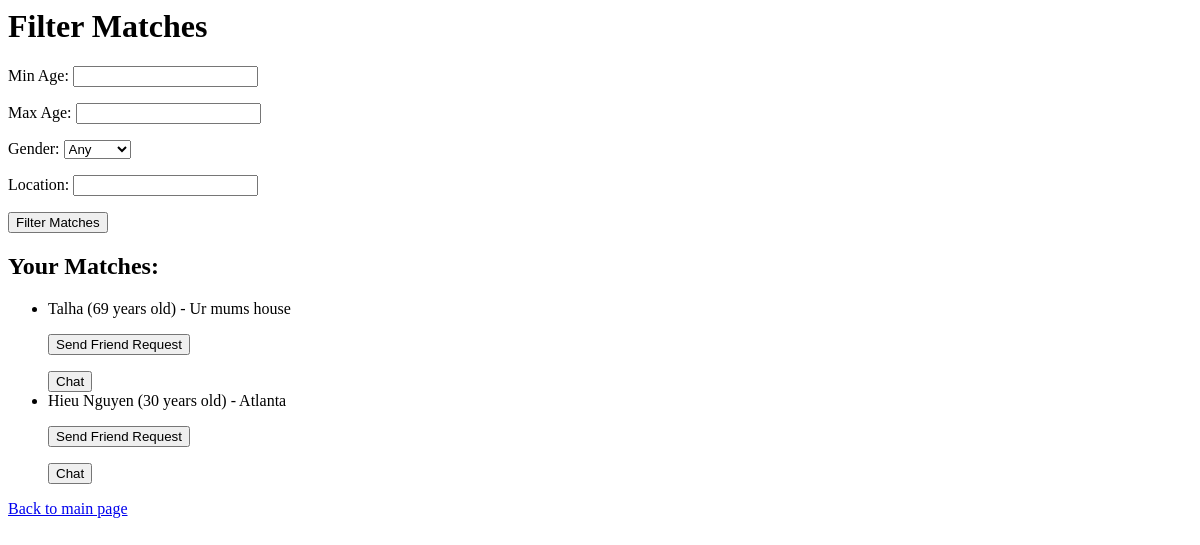
Before: /accounts/matches/ (signed in) with the older database file.
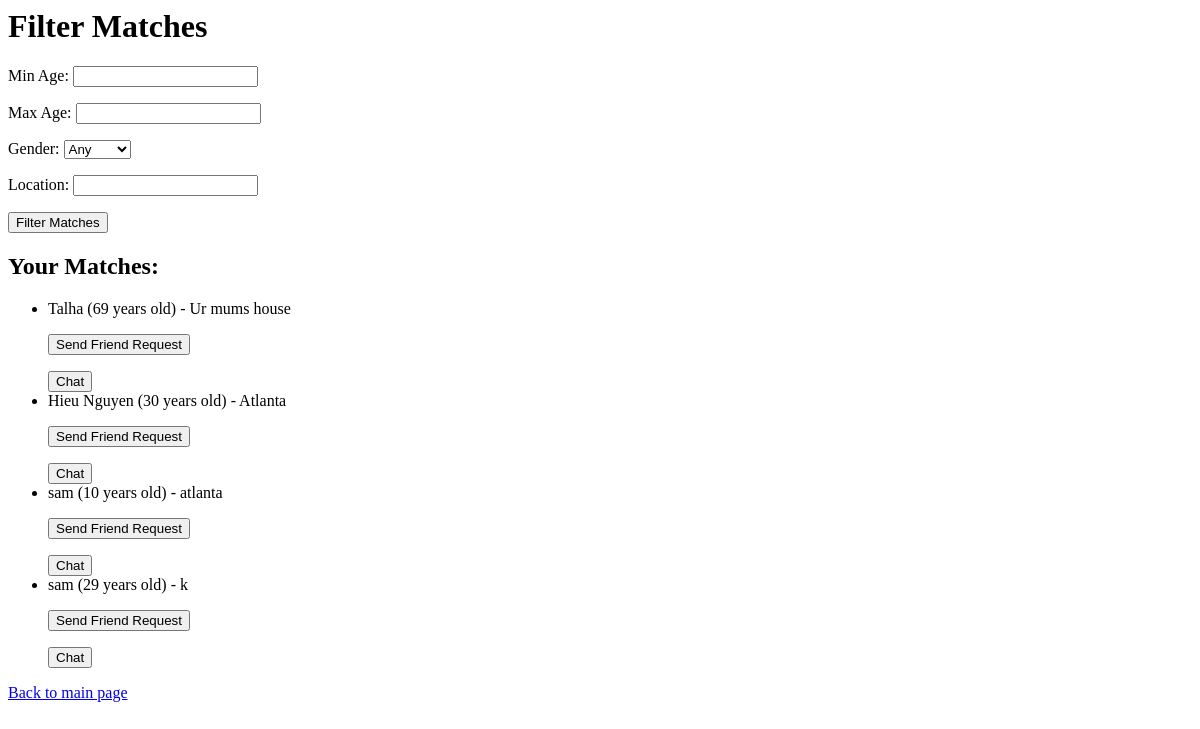
After: the same page with the newer database file.
### accounts/models.py (models this page shows, shortened)
class User(AbstractUser):
    GENDER_CHOICES = [('M', 'Male'), ('F', 'Female')]
    name = models.CharField(max_length=100, blank=True)
    gender = models.CharField(max_length=1, choices=GENDER_CHOICES)
    age = models.PositiveIntegerField()
    location = models.CharField(max_length=255)
    bio = models.TextField(blank=True)
    profile_image = models.ImageField(upload_to='profile_pics/', blank=True, null=True)  # Allow null for backward compatibility
    security_question_1 = models.CharField(max_length=255, blank=True)
    security_answer_1 = models.CharField(max_length=255, blank=True)
    security_question_2 = models.CharField(max_length=255, blank=True)
    security_answer_2 = models.CharField(max_length=255, blank=True)
    objects = UserManager()

### accounts/views.py (the view, shortened to what this page needs)
# urls.py: path('matches/', views.find_matches, name='find_matches'),
@login_required
def find_matches(request):
    current_user = request.user
    matches = User.objects.exclude(id=current_user.id)
    friends = FriendRequest.objects.filter(
        (Q(from_user=current_user) | Q(to_user=current_user)),
        status='accepted'
    ).select_related('to_user', 'from_user')
    friend_ids = [friend.to_user.id if friend.from_user == current_user else friend.from_user.id for friend in friends]
    matches = matches.exclude(id__in=friend_ids)
    form = MatchFilterForm(request.GET or None)
    return render(request, 'accounts/matches.html', {'matches': matches, 'form': form})

### accounts/forms.py
class MatchFilterForm(forms.Form):
    min_age = forms.IntegerField(required=False, label='Min Age')
    max_age = forms.IntegerField(required=False, label='Max Age')
    gender = forms.ChoiceField(choices=[('', 'Any'), ('M', 'Male'), ('F', 'Female')], required=False, label='Gender')
    location = forms.CharField(max_length=100, required=False, label='Location')

### templates/accounts/matches.html (shortened to what this page needs)
<h1>Filter Matches</h1>
<form method="get" action="{% url 'find_matches' %}">
    {{ form.as_p }}
    <button type="submit">Filter Matches</button>
</form>
<h2>Your Matches:</h2>
<ul>
    {%if matches%}
        {% for match in matches %}
            <li>
                {{ match.name }} ({{ match.age }} years old) - {{ match.location }}
                    <p>
                <form method="post" action="{% url 'send_friend_request' match.id %}">
                    <button type="submit">Send Friend Request</button>
                </form>
                </p>
                <a href="{% url 'send_message' match.id %}"><button type="submit">Chat</button></a>
            </li>
        {% endfor %}
    {%else%}
        <li>Filter your matches</li>
    {%endif%}
</ul>
<a href="{% url 'main_page' %}">Back to main page</a>

Changed rows visible on the page:
added User: name "sam", age "10", location "atlanta"
added User: name "sam", age "29", location "k"
